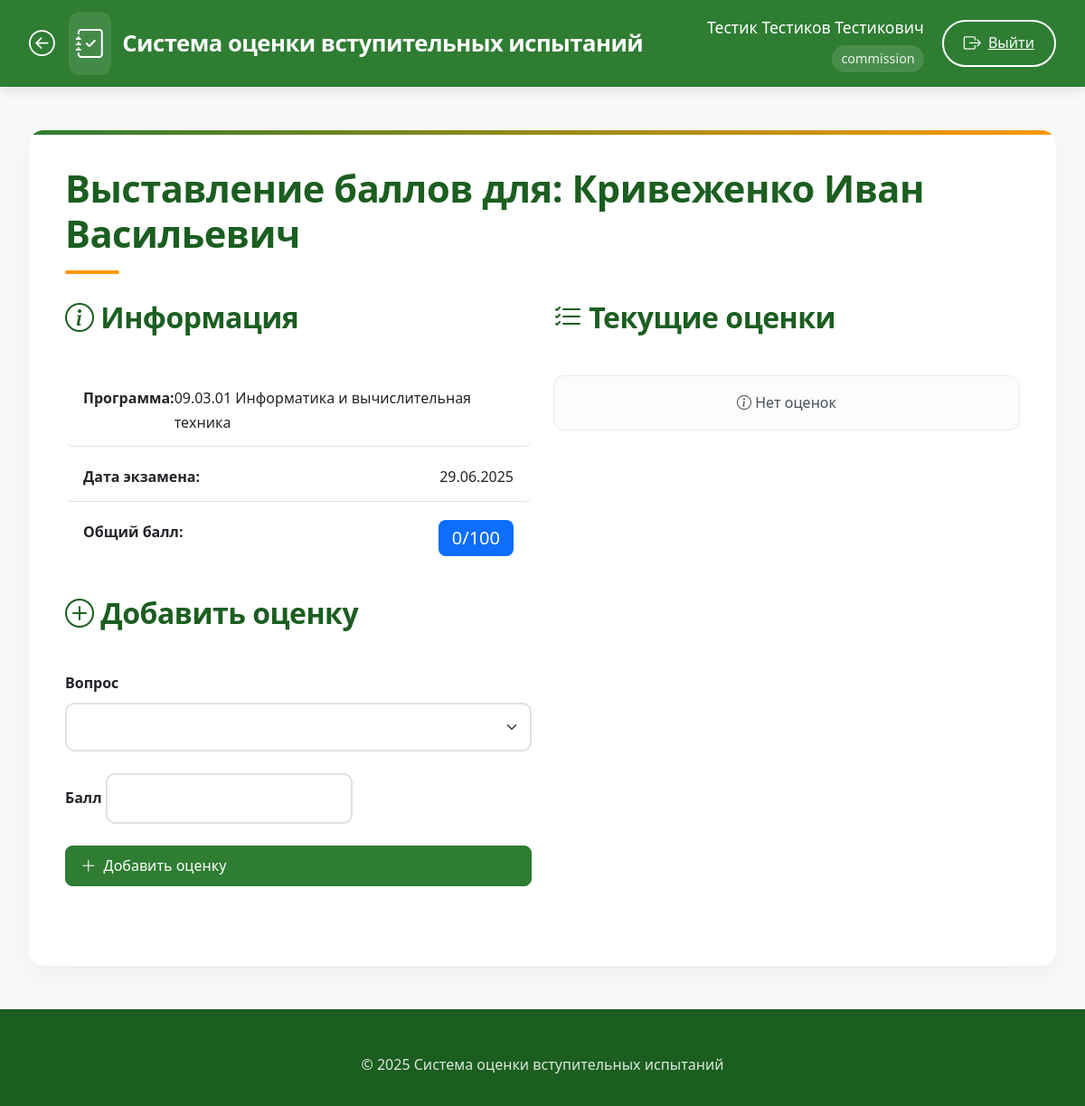
The page /enter_scores/27 (signed in) on the database as committed earlier.
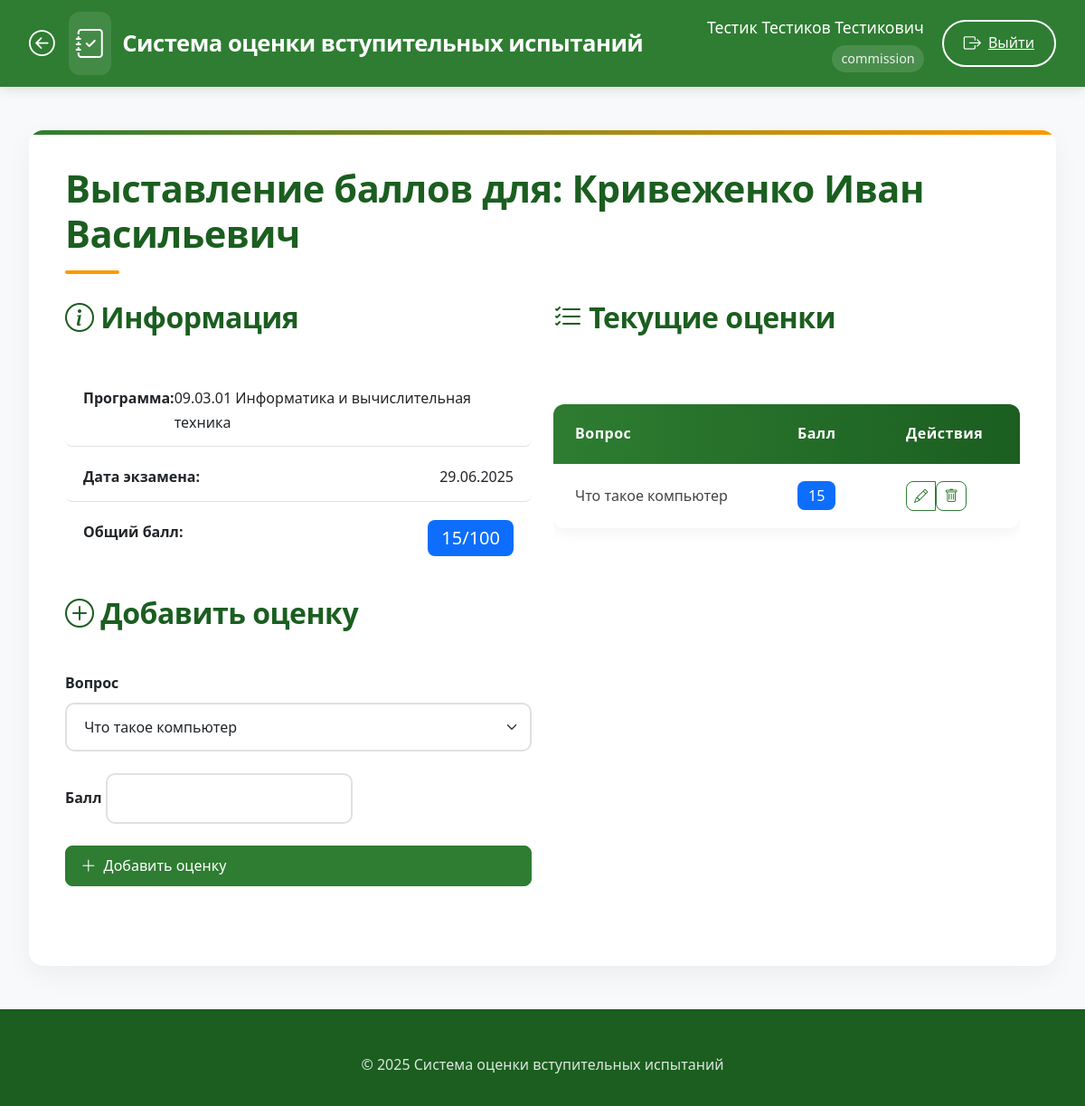
The same page on the database as committed later.
### app/models.py (models this page shows)
class Score(db.Model):
    id = db.Column(db.Integer, primary_key=True)
    applicant_id = db.Column(db.Integer, db.ForeignKey('applicant.id'), nullable=False)
    question_id = db.Column(db.Integer, db.ForeignKey('question.id'), nullable=False)
    score = db.Column(db.Integer, nullable=False)
    question = db.relationship('Question')

class Question(db.Model):
    id = db.Column(db.Integer, primary_key=True)
    text = db.Column(db.Text, nullable=False)
    program_id = db.Column(db.Integer, db.ForeignKey('program.id'), nullable=False)

### app/routes.py (the view, shortened to what this page needs)
@routes.route('/enter_scores/<int:applicant_id>', methods=['GET', 'POST'])
@login_required
def applicant_scores(applicant_id):
    if current_user.role not in ['admin', 'secretary', 'commission']:
        abort(403)
    applicant = Applicant.query.get_or_404(applicant_id)
    exam_date = applicant.exam_date
    form = ScoreForm()
    form.question_id.choices = [(q.id, q.text) for q in Question.query.filter_by(program_id=applicant.program_id).all()]
    return render_template('enter_scores_detail.html', applicant=applicant, form=form)

### app/forms.py
class ScoreForm(FlaskForm):
    question_id = SelectField('Вопрос', coerce=int, validators=[DataRequired()])
    score = IntegerField('Балл', validators=[DataRequired()])
    submit = SubmitField('Добавить')

### app/templates/enter_scores_detail.html (shortened to what the changed rows need)
{% extends "base.html" %}
{% block content %}
<div class="spacer-lg">
    <h1>Выставление баллов для: {{ applicant.full_name }}</h1>
    <div class="row spacer-lg">
        <div class="col-lg-6">
            <div class="card-elegant">
                <div class="card-header-elegant">
                    <h2><i class="bi bi-info-circle"></i> Информация</h2>
                </div>
                <div class="card-body">
                    <ul class="list-group list-group-flush">
                        <li class="list-group-item d-flex justify-content-between">
                            <span class="fw-bold">Общий балл:</span>
                            <span class="badge bg-primary fs-5">
                                {{ applicant.scores | sum(attribute='score') }}/100
                            </span>
                        </li>
                    </ul>
                </div>
            </div>
            <div class="card-elegant mt-4">
                <div class="card-header-elegant">
                    <h2><i class="bi bi-plus-circle"></i> Добавить оценку</h2>
                </div>
                <div class="card-body">
                    <form method="POST">
                        <div class="mb-4">
                            {{ form.question_id.label(class="form-label fw-bold") }}
                            {{ form.question_id(class="form-control-elegant form-select") }}
                        </div>
                    </form>
                </div>
            </div>
        </div>
        <div class="col-lg-6">
            <div class="card-elegant">
                <div class="card-header-elegant">
                    <h2><i class="bi bi-list-check"></i> Текущие оценки</h2>
                </div>
                <div class="card-body">
                    {% if applicant.scores %}
                    <div class="table-responsive">
                        <table class="elegant-table">
                            <thead>
                                <tr>
                                    <th>Вопрос</th>
                                    <th width="120px">Балл</th>
                                    <th width="150px">Действия</th>
                                </tr>
                            </thead>
                            <tbody>
                                {% for score in applicant.scores %}
                                <tr>
                                    <td>{{ score.question.text }}</td>
                                    <td>
                                        <span class="badge bg-primary fs-6">{{ score.score }}</span>
                                    </td>
                                    <td>
                                        <div class="btn-group">
                                            <a href="{{ url_for('routes.edit_score', score_id=score.id) }}"
                                               class="btn btn-outline-elegant btn-sm">
                                                <i class="bi bi-pencil"></i>
                                            </a>
                                            <form action="{{ url_for('routes.delete_score', score_id=score.id) }}" method="POST">
                                                <button type="submit" class="btn btn-outline-elegant btn-sm"
                                                        onclick="return confirm('Вы уверены?')">
                                                    <i class="bi bi-trash"></i>
                                                </button>
                                            </form>
                                        </div>
                                    </td>
                                </tr>
                                {% endfor %}
                            </tbody>
                        </table>
                    </div>
                    {% else %}
                    <div class="alert alert-light text-center">
                        <i class="bi bi-info-circle"></i> Нет оценок
                    </div>
                    {% endif %}
                </div>
            </div>
        </div>
    </div>
</div>
{% endblock %}

Rows that differ between the two databases and show on the page:
added Score: question.text "Что такое компьютер", score "15"
Other text that changed with them:
{{ applicant.scores | sum(attribute='score') }}: "0" → "15"
form field question_id: (not shown) → "Что такое компьютер"
text no longer shown: "Нет оценок"
text now shown: "Вопрос Балл Действия"
